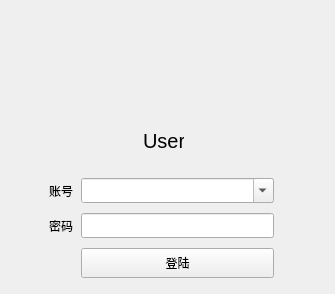
<?xml version="1.0" encoding="UTF-8"?>
<ui version="4.0">
 <class>landingWindow</class>
 <widget class="QMainWindow" name="landingWindow">
  <property name="geometry">
   <rect>
    <x>0</x>
    <y>0</y>
    <width>335</width>
    <height>294</height>
   </rect>
  </property>
  <property name="minimumSize">
   <size>
    <width>335</width>
    <height>294</height>
   </size>
  </property>
  <property name="maximumSize">
   <size>
    <width>335</width>
    <height>294</height>
   </size>
  </property>
  <property name="windowTitle">
   <string>聊聊</string>
  </property>
  <property name="styleSheet">
   <string notr="true">#landingWindow {border-image:url(:/images/background.jpg);}</string>
  </property>
  <widget class="QWidget" name="centralwidget">
   <widget class="QFrame" name="frame_2">
    <property name="geometry">
     <rect>
      <x>102</x>
      <y>20</y>
      <width>121</width>
      <height>141</height>
     </rect>
    </property>
    <property name="minimumSize">
     <size>
      <width>121</width>
      <height>141</height>
     </size>
    </property>
    <property name="maximumSize">
     <size>
      <width>121</width>
      <height>141</height>
     </size>
    </property>
    <property name="frameShape">
     <enum>QFrame::NoFrame</enum>
    </property>
    <property name="frameShadow">
     <enum>QFrame::Raised</enum>
    </property>
    <property name="lineWidth">
     <number>0</number>
    </property>
    <widget class="QFrame" name="frame">
     <property name="geometry">
      <rect>
       <x>16</x>
       <y>10</y>
       <width>91</width>
       <height>91</height>
      </rect>
     </property>
     <property name="minimumSize">
      <size>
       <width>91</width>
       <height>91</height>
      </size>
     </property>
     <property name="maximumSize">
      <size>
       <width>91</width>
       <height>91</height>
      </size>
     </property>
     <property name="styleSheet">
      <string notr="true">border-image:url(:/images/default-user.jpeg);
border-radius:45px;</string>
     </property>
     <property name="frameShape">
      <enum>QFrame::NoFrame</enum>
     </property>
     <property name="frameShadow">
      <enum>QFrame::Raised</enum>
     </property>
     <property name="lineWidth">
      <number>0</number>
     </property>
    </widget>
    <widget class="QLabel" name="label">
     <property name="geometry">
      <rect>
       <x>41</x>
       <y>110</y>
       <width>41</width>
       <height>22</height>
      </rect>
     </property>
     <property name="sizePolicy">
      <sizepolicy hsizetype="Fixed" vsizetype="Fixed">
       <horstretch>0</horstretch>
       <verstretch>0</verstretch>
      </sizepolicy>
     </property>
     <property name="minimumSize">
      <size>
       <width>41</width>
       <height>22</height>
      </size>
     </property>
     <property name="maximumSize">
      <size>
       <width>41</width>
       <height>22</height>
      </size>
     </property>
     <property name="font">
      <font>
       <pointsize>15</pointsize>
      </font>
     </property>
     <property name="text">
      <string>User</string>
     </property>
    </widget>
   </widget>
   <widget class="QWidget" name="layoutWidget">
    <property name="geometry">
     <rect>
      <x>47</x>
      <y>174</y>
      <width>231</width>
      <height>111</height>
     </rect>
    </property>
    <layout class="QGridLayout" name="gridLayout">
     <item row="0" column="0">
      <widget class="QLabel" name="label_2">
       <property name="sizePolicy">
        <sizepolicy hsizetype="Fixed" vsizetype="Preferred">
         <horstretch>0</horstretch>
         <verstretch>0</verstretch>
        </sizepolicy>
       </property>
       <property name="text">
        <string>账号</string>
       </property>
      </widget>
     </item>
     <item row="0" column="1">
      <widget class="QComboBox" name="accountCombo">
       <property name="minimumSize">
        <size>
         <width>193</width>
         <height>25</height>
        </size>
       </property>
       <property name="maximumSize">
        <size>
         <width>193</width>
         <height>25</height>
        </size>
       </property>
       <property name="editable">
        <bool>true</bool>
       </property>
      </widget>
     </item>
     <item row="1" column="0">
      <widget class="QLabel" name="label_3">
       <property name="sizePolicy">
        <sizepolicy hsizetype="Fixed" vsizetype="Preferred">
         <horstretch>0</horstretch>
         <verstretch>0</verstretch>
        </sizepolicy>
       </property>
       <property name="text">
        <string>密码</string>
       </property>
      </widget>
     </item>
     <item row="2" column="1">
      <widget class="QPushButton" name="landingBtn">
       <property name="minimumSize">
        <size>
         <width>193</width>
         <height>30</height>
        </size>
       </property>
       <property name="maximumSize">
        <size>
         <width>193</width>
         <height>30</height>
        </size>
       </property>
       <property name="cursor">
        <cursorShape>PointingHandCursor</cursorShape>
       </property>
       <property name="text">
        <string>登陆</string>
       </property>
      </widget>
     </item>
     <item row="1" column="1">
      <widget class="QLineEdit" name="passwordLine">
       <property name="minimumSize">
        <size>
         <width>193</width>
         <height>25</height>
        </size>
       </property>
       <property name="maximumSize">
        <size>
         <width>193</width>
         <height>25</height>
        </size>
       </property>
      </widget>
     </item>
     <item row="2" column="0">
      <spacer name="horizontalSpacer">
       <property name="orientation">
        <enum>Qt::Horizontal</enum>
       </property>
       <property name="sizeType">
        <enum>QSizePolicy::Fixed</enum>
       </property>
       <property name="sizeHint" stdset="0">
        <size>
         <width>18</width>
         <height>20</height>
        </size>
       </property>
      </spacer>
     </item>
    </layout>
   </widget>
  </widget>
 </widget>
 <resources/>
 <connections/>
</ui>
